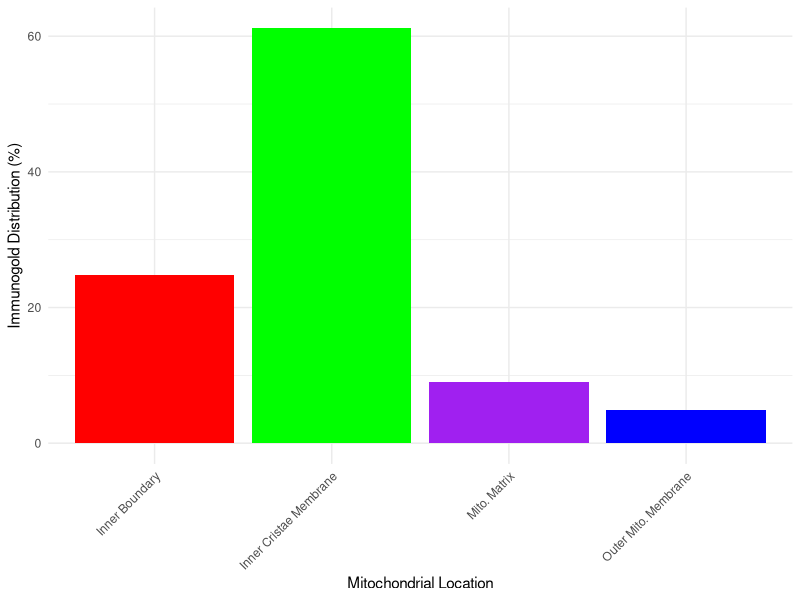

Generate this figure with R: (Note: this script raises an error after producing the figure.)
# Importing required libraries
library(ggplot2) # For data visualization

## Goldball Distribution
##########################################################################

# Make Dataframe
data <- data.frame(
  Location = c("Outer Mito. Membrane", "Inner Boundary", "Inner Cristae Membrane", "Mito. Matrix"),
  Value = c(4.95, 24.79, 61.16, 9.09)
)

# Create the bar plot with specific colors for each bar and no legend
ggplot(data, aes(x = Location, y = Value, fill = Location)) +  # Specify x, y, and fill aesthetics
  geom_bar(stat = "identity") +  # Plot bars with the specified colors
  labs(y = "Immunogold Distribution (%)", x = "Mitochondrial Location") +  # Add labels to the axes
  theme_minimal() +  # Set a minimal theme for the plot
  theme(axis.text.x = element_text(angle = 45, hjust = 1),  # Rotate x-axis labels for better readability
        legend.position = "none") +  # Remove the legend
  scale_fill_manual(values = c("Outer Mito. Membrane" = "blue",  # Set specific colors for each bar
                               "Inner Boundary" = "red", 
                               "Inner Cristae Membrane" = "green", 
                               "Mito. Matrix" = "purple"))
# Optionally, saving the plot to a file
ggsave("goldball_dist.png", plot = p, width = 10, height = 6, dpi = 300)
